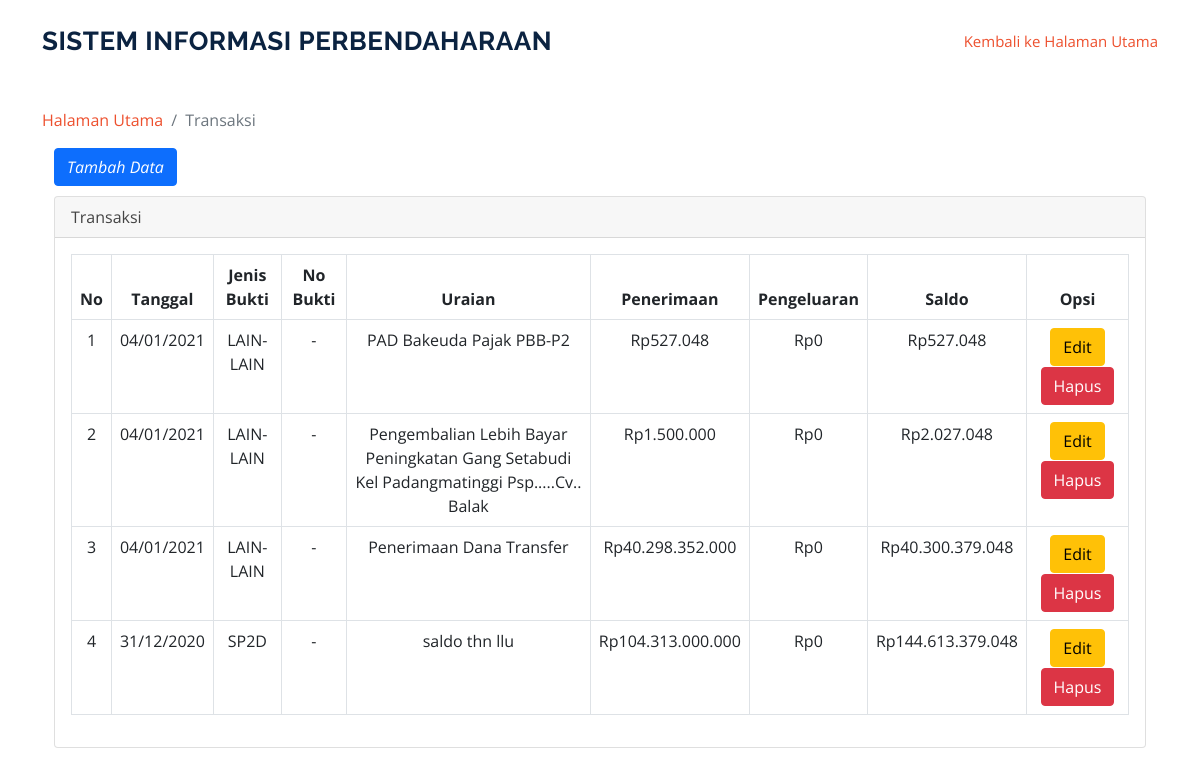
/index.php/transaksi, run on an earlier commit of the app's database.
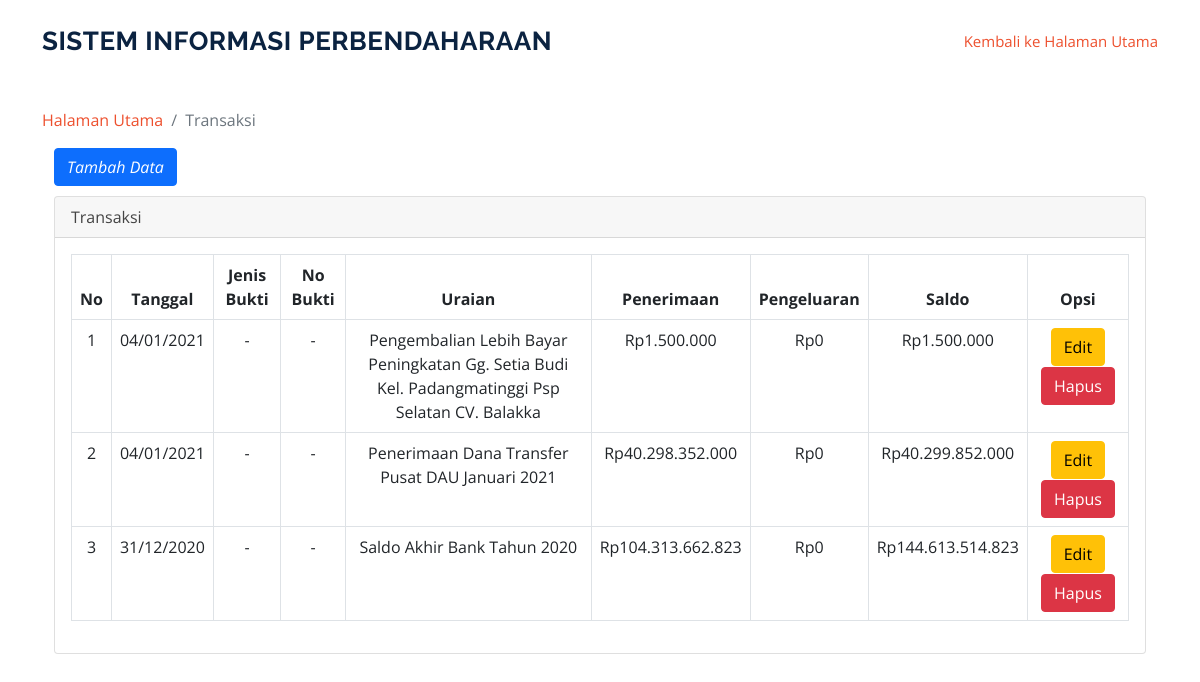
And on a later commit of the database.
### tables this page shows
CREATE TABLE `tbl_transaksi` (
  `kode_transaksi` int(11) NOT NULL,
  `tanggal` date NOT NULL,
  `jenis_bukti` enum('SP2D','STS','LAIN-LAIN','-') NOT NULL,
  `no_bukti` varchar(25) NOT NULL,
  `uraian` varchar(100) NOT NULL,
  `penerimaan` double NOT NULL,
  `pengeluaran` double NOT NULL,
  `id_user` varchar(128) NOT NULL,
  `id_opd` varchar(128) NOT NULL
);

### application/controllers/Transaksi.php (called while the page is built, shortened)
<?php
class Transaksi extends CI_Controller {
	public function __construct()
    {
       $this->load->model('model_transaksi');
    }
	function index()
	{
        $data['content'] = $this->db->get('tbl_transaksi');
        $this->load->view('transaksi/transaksi', $data);
	}
}

### index.php (called while the page is built, shortened)
<?php
require_once BASEPATH.'core/CodeIgniter.php';

### application/views/transaksi/transaksi.php (the view)
<?php
$this->load->view('include/header');
?>
</head>
<section id_ssh="services" class="services">
      <div class="container">
      <ol class="breadcrumb" >
        <li class="breadcrumb-item">
          <a href="<?php echo base_url('user/index')?>">Halaman Utama</a>
        </li>
        <li class="breadcrumb-item active">Transaksi</li>
      </ol>
      <div class="container">
      <a href="<?php echo base_url('transaksi/menambahdatatransaksi')?>" class="btn btn-primary" style="margin-bottom: 10px;"><i class="fa fa-plus">Tambah Data</a></i>
  <div class="card mb-3">
        <div class="card-header">
          <i class="fa fa-table"></i>Transaksi</div>
        <div class="card-body">
          <div class="table-responsive">
            <table class="table table-bordered" id="dataTable" width="100%" cellspacing="0">
              <thead>
                <tr class="text-center">
                  <th>No</th>
                  <th>Tanggal</th>
                  <th>Jenis Bukti</th>
                  <th>No Bukti</th>
                  <th>Uraian</th>
                  <th>Penerimaan</th>
                  <th>Pengeluaran</th>
                  <th>Saldo</th>
                  <th>Opsi</th>
                </tr>
              </thead>
            <tbody  class="text-center">
                <tr>
                <?php
                  $i = 1;
                  $saldo = 0;
                  foreach ($content->result() as $data)
                  {
                    $saldo += $data->penerimaan-$data->pengeluaran;
                  ?>
                  <td><?= $i ?></td>
                  <td><?php echo date("d/m/Y", strtotime($data->tanggal));?></td>
                  <td><?= $data->jenis_bukti?></td>
                  <td><?= $data->no_bukti?></td>
                  <td><?= $data->uraian ?></td>
                  <td><?= 'Rp'.number_format($data->penerimaan,0,'.','.')?></td>
                  <td><?= 'Rp'.number_format($data->pengeluaran,0,'.','.')?></td>
                  <td><?= 'Rp'.number_format($saldo,0,'.','.')?></td>
                  <td>
                    <a href="<?php echo base_url()?>transaksi/updatedatatransaksi/<?php echo $data->kode_transaksi; ?>" class="btn btn-warning" style="margin-bottom: 1px;">Edit<i class="fa fa-tag"></i></a>
                    <a href="<?php echo base_url()?>transaksi/action_deletedatatransaksi/<?php echo $data->kode_transaksi; ?>" onclick="return confirm('Apakah anda yakin?');" class="btn btn-danger">Hapus<i class="fa fa-trash"></i></a>
                  </td>
                </tr>
                    <?php
                      $i++;
                  }
                  ?>
              </tbody>
            </table>
          </div>
        </div>
      </div>
    </div>
  </div>
  <?php $this->load->view('include/footer'); ?>

### application/views/include/header.php (shortened to what this page needs)
<!DOCTYPE html>
<html lang="en">
<head>
  <link href="<?php echo base_url('assets2/vendor/animate.css/animate.min.css')?>" rel="stylesheet">
  <link href="<?php echo base_url('assets2/vendor/aos/aos.css')?>" rel="stylesheet">
  <link href="<?php echo base_url('assets2/vendor/bootstrap/css/bootstrap.min.css')?>" rel="stylesheet">
  <link href="<?php echo base_url('assets2/vendor/bootstrap-icons/bootstrap-icons.css')?>" rel="stylesheet">
  <link href="<?php echo base_url('assets2/vendor/boxicons/css/boxicons.min.css')?>" rel="stylesheet">
  <link href="<?php echo base_url('assets2/vendor/glightbox/css/glightbox.min.css')?>" rel="stylesheet">
  <link href="<?php echo base_url('assets2/vendor/remixicon/remixicon.css')?>" rel="stylesheet">
  <link href="<?php echo base_url('assets2/vendor/swiper/swiper-bundle.min.css')?>" rel="stylesheet">
  <link href="<?php echo base_url('assets2/css/style.css')?>" rel="stylesheet">
</head>
<body>
  <header id="header" class="fixed-top">
    <div class="container d-flex align-items-center justify-content-between">
      <h1 class="logo"><a href="<?php echo base_url('user/index')?>">Sistem Informasi Perbendaharaan</a></h1>
      <nav id="navbar" class="navbar">
        <ul>
          <li><a class="nav-link scrollto active" href="<?php echo base_url('user/index')?>">Kembali ke Halaman Utama</a></li>
        </ul>
      </nav>
    </div>
  </header>
  <br><br>

### application/views/include/footer.php (shortened to what this page needs)
</body>
</html>

### assets2/css/style.css (style rules this page uses)
body { font-family: "Open Sans", sans-serif; color: #444444; }
a { color: #ed502e; text-decoration: none; }
h1, h2, h3, h4, h5, h6 { font-family: "Raleway", sans-serif; }
#header { background: #fff; transition: all 0.5s; z-index: 997; padding: 20px 0; }
#header .logo { font-size: 26px; margin: 0; padding: 0; line-height: 1; font-weight: 700; letter-spacing: 0.5px; text-transform: uppercase; }
#header .logo a { color: #0b2341; }
.navbar { padding: 0; }
.navbar ul { margin: 0; padding: 0; display: flex; list-style: none; align-items: center; }
.navbar li { position: relative; }
.navbar a { display: flex; align-items: center; justify-content: space-between; padding: 10px 0 10px 30px; font-size: 15px; color: #0b2341; white-space: nowrap; transition: 0.3s; }
.navbar a:hover, .navbar .active, .navbar li:hover > a { color: #ed502e; }
section { padding: 60px 0; }

What changed in the data, as far as the page shows it:
removed tbl_transaksi: tanggal "04/01/2021", jenis_bukti "LAIN-LAIN", no_bukti "-", uraian "PAD Bakeuda Pajak PBB-P2", penerimaan "527.048", pengeluaran "0", saldo "527.048"
removed tbl_transaksi: tanggal "04/01/2021", jenis_bukti "LAIN-LAIN", no_bukti "-", uraian "Pengembalian Lebih Bayar Peningkatan Gang Setabudi Kel Padangmatinggi Psp.....Cv.. Balak", penerimaan "1.500.000", pengeluaran "0", saldo "2.027.048"
removed tbl_transaksi: tanggal "04/01/2021", jenis_bukti "LAIN-LAIN", no_bukti "-", uraian "Penerimaan Dana Transfer", penerimaan "40.298.352.000", pengeluaran "0", saldo "40.300.379.048"
removed tbl_transaksi: tanggal "31/12/2020", jenis_bukti "SP2D", no_bukti "-", uraian "saldo thn llu", penerimaan "104.313.000.000", pengeluaran "0", saldo "144.613.379.048"
added tbl_transaksi: tanggal "04/01/2021", jenis_bukti "-", no_bukti "-", uraian "Pengembalian Lebih Bayar Peningkatan Gg. Setia Budi Kel. Padangmatinggi Psp Selatan CV. Balakka", penerimaan "1.500.000", pengeluaran "0", saldo "1.500.000"
added tbl_transaksi: tanggal "04/01/2021", jenis_bukti "-", no_bukti "-", uraian "Penerimaan Dana Transfer Pusat DAU Januari 2021", penerimaan "40.298.352.000", pengeluaran "0", saldo "40.299.852.000"
added tbl_transaksi: tanggal "31/12/2020", jenis_bukti "-", no_bukti "-", uraian "Saldo Akhir Bank Tahun 2020", penerimaan "104.313.662.823", pengeluaran "0", saldo "144.613.514.823"
